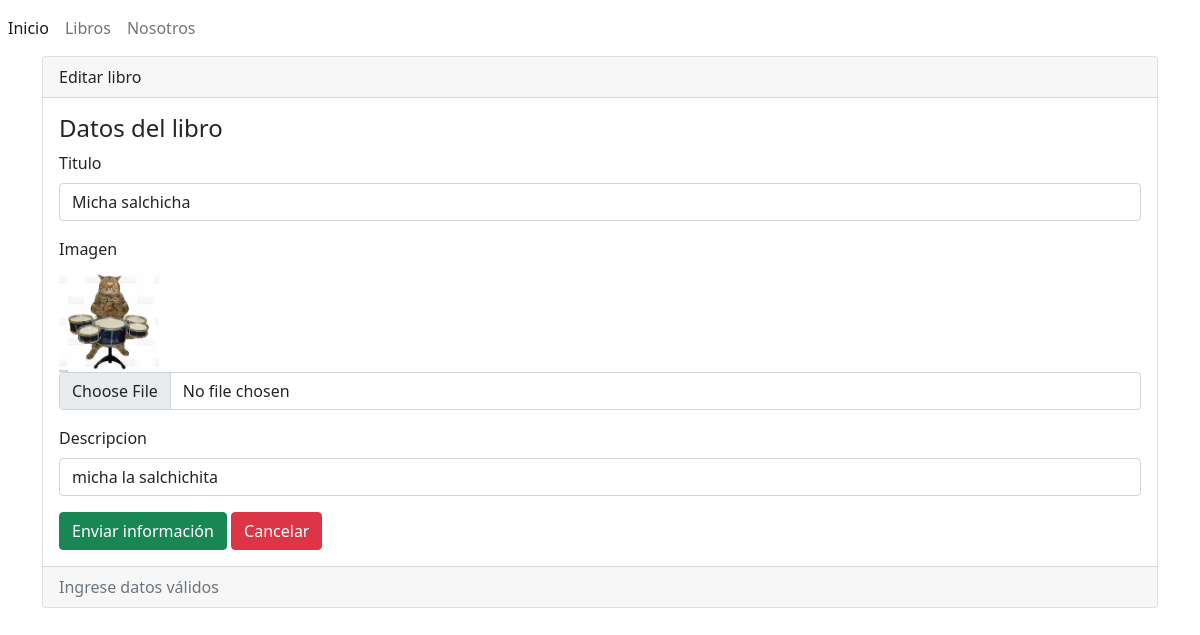
The app's page /editar/2 with its own data.
### Libreria/models.py (models this page shows, shortened)
class Libros(models.Model):
    id = models.AutoField(primary_key=True)
    titulo = models.CharField(max_length=100, verbose_name='Titulo')
    imagen = models.ImageField(upload_to='imagenes/', null = True, verbose_name='imagen')
    descripcion = models.TextField(null=True, verbose_name='descripcion')
    created = models.DateTimeField(auto_now_add=True)
    updated = models.DateTimeField(auto_now_add=True)
    class Meta:
        verbose_name = "libro"
        verbose_name_plural = "libros"

### Libreria/views.py (the view)
# urls.py: path('editar/', views.editarLibro, name="editar"),
def editarLibro(request, id):
    libro = Libros.objects.get(id = id)
    formulario = LibroForm(request.POST or None, request.FILES or None, instance = libro)
    if formulario.is_valid():
        formulario.save()
        return redirect('libros')
    return render(request, 'libros/editar.html', {'formulario': formulario})

### Libreria/forms.py
class LibroForm(forms.ModelForm):
    class Meta:
        model = Libros
        fields = '__all__'

### Libreria/templates/libros/editar.html (shortened to what this page needs)
{% extends "base.html" %}
{% block content %}
<div class="card">
    <div class="card-header">
        Editar libro
    </div>
    <div class="card-body">
        <h4 class="card-title">Datos del libro</h4>
        {% include 'libros/form.html' %}
    </div>
    <div class="card-footer text-muted">
        Ingrese datos válidos
    </div>
</div>
{% endblock %}

### Libreria/templates/libros/form.html (shortened to what this page needs)
<form action="" enctype="multipart/form-data" method="post"> {% csrf_token %}
  {% for campo in formulario %}
  <div class="mb-3">
    <label for="" class="form-label">{{campo.label}}</label>
    {% if campo.field.widget.input_type == 'file' and campo.value %}
      <br/>
      <img src="{{MEDIA_URL}}/imagenes/{{campo.value}}" width="100" alt="">
    {% endif %}
    <input type="{{campo.field.widget.input_type}}" class="form-control" name="{{campo.name}}" id="" aria-describedby="helpId" placeholder="{{campo.label}}" type="submit" value="{{campo.value | default:''}}"/>
  </div>
  {% endfor %}
  <input type="submit" class="btn btn-success" value="Enviar información"/>
  <a name="" id="" class="btn btn-danger" href="{% url 'libros' %}" role="button">Cancelar</a>
</form>

### records on screen
Libros: titulo "Micha salchicha" "micha la salchichita", value (picture)

### other values on screen
{{ campo.label }} "Titulo" "Imagen" "Descripcion"
